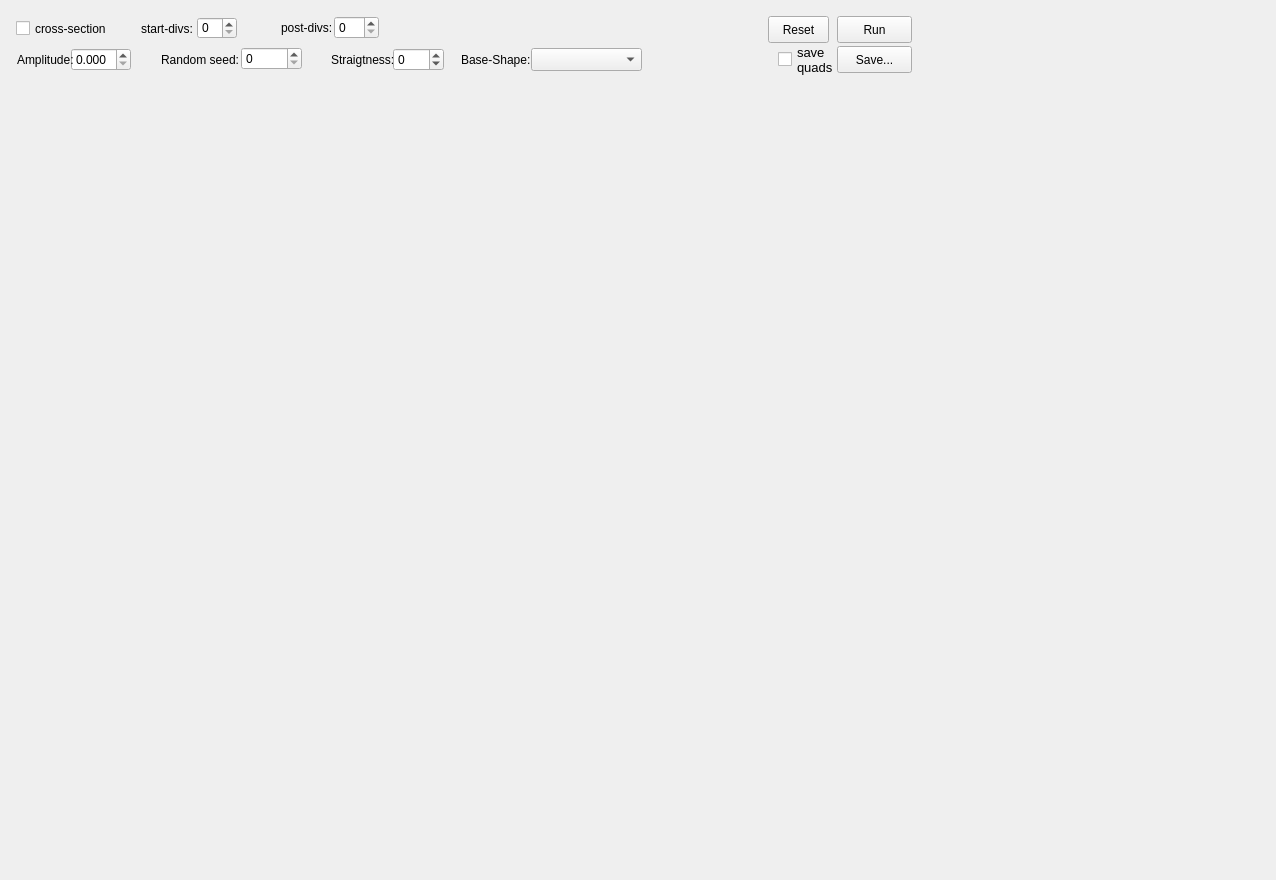
<?xml version="1.0" encoding="UTF-8"?>
<ui version="4.0">
 <class>MazeBallsClass</class>
 <widget class="QMainWindow" name="MazeBallsClass">
  <property name="geometry">
   <rect>
    <x>0</x>
    <y>0</y>
    <width>1276</width>
    <height>880</height>
   </rect>
  </property>
  <property name="windowTitle">
   <string>MazeBalls</string>
  </property>
  <widget class="QWidget" name="centralWidget">
   <layout class="QVBoxLayout" name="verticalLayout">
    <item>
     <widget class="QWidget" name="controls" native="true">
      <property name="minimumSize">
       <size>
        <width>400</width>
        <height>70</height>
       </size>
      </property>
      <widget class="QCheckBox" name="crossCheck">
       <property name="geometry">
        <rect>
         <x>5</x>
         <y>6</y>
         <width>120</width>
         <height>23</height>
        </rect>
       </property>
       <property name="text">
        <string>cross-section</string>
       </property>
      </widget>
      <widget class="QDoubleSpinBox" name="amplitudeSpinBox">
       <property name="geometry">
        <rect>
         <x>60</x>
         <y>37</y>
         <width>60</width>
         <height>23</height>
        </rect>
       </property>
       <property name="decimals">
        <number>3</number>
       </property>
       <property name="maximum">
        <double>1.000000000000000</double>
       </property>
       <property name="singleStep">
        <double>0.010000000000000</double>
       </property>
      </widget>
      <widget class="QLabel" name="label">
       <property name="geometry">
        <rect>
         <x>6</x>
         <y>39</y>
         <width>81</width>
         <height>19</height>
        </rect>
       </property>
       <property name="text">
        <string>Amplitude:</string>
       </property>
      </widget>
      <widget class="QSpinBox" name="randSeedSpinBox">
       <property name="geometry">
        <rect>
         <x>230</x>
         <y>36</y>
         <width>61</width>
         <height>23</height>
        </rect>
       </property>
       <property name="maximum">
        <number>10000</number>
       </property>
      </widget>
      <widget class="QLabel" name="label_2">
       <property name="geometry">
        <rect>
         <x>150</x>
         <y>39</y>
         <width>101</width>
         <height>19</height>
        </rect>
       </property>
       <property name="text">
        <string>Random seed:</string>
       </property>
      </widget>
      <widget class="QLabel" name="label_3">
       <property name="geometry">
        <rect>
         <x>320</x>
         <y>39</y>
         <width>90</width>
         <height>19</height>
        </rect>
       </property>
       <property name="text">
        <string>Straigtness:</string>
       </property>
      </widget>
      <widget class="QSpinBox" name="straightSpinBox">
       <property name="geometry">
        <rect>
         <x>382</x>
         <y>37</y>
         <width>51</width>
         <height>23</height>
        </rect>
       </property>
       <property name="minimum">
        <number>-1</number>
       </property>
      </widget>
      <widget class="QComboBox" name="shapeComboBox">
       <property name="geometry">
        <rect>
         <x>520</x>
         <y>37</y>
         <width>111</width>
         <height>23</height>
        </rect>
       </property>
      </widget>
      <widget class="QLabel" name="label_4">
       <property name="geometry">
        <rect>
         <x>450</x>
         <y>39</y>
         <width>101</width>
         <height>19</height>
        </rect>
       </property>
       <property name="text">
        <string>Base-Shape:</string>
       </property>
      </widget>
      <widget class="QPushButton" name="runBut">
       <property name="geometry">
        <rect>
         <x>826</x>
         <y>5</y>
         <width>75</width>
         <height>27</height>
        </rect>
       </property>
       <property name="text">
        <string>Run</string>
       </property>
      </widget>
      <widget class="QPushButton" name="saveBut">
       <property name="geometry">
        <rect>
         <x>826</x>
         <y>35</y>
         <width>75</width>
         <height>27</height>
        </rect>
       </property>
       <property name="text">
        <string>Save...</string>
       </property>
      </widget>
      <widget class="QLabel" name="label_5">
       <property name="geometry">
        <rect>
         <x>130</x>
         <y>8</y>
         <width>61</width>
         <height>19</height>
        </rect>
       </property>
       <property name="text">
        <string>start-divs:</string>
       </property>
      </widget>
      <widget class="QSpinBox" name="startDivsSpinBox">
       <property name="geometry">
        <rect>
         <x>186</x>
         <y>6</y>
         <width>40</width>
         <height>22</height>
        </rect>
       </property>
       <property name="minimum">
        <number>0</number>
       </property>
       <property name="maximum">
        <number>3</number>
       </property>
      </widget>
      <widget class="QLabel" name="label_6">
       <property name="geometry">
        <rect>
         <x>270</x>
         <y>7</y>
         <width>81</width>
         <height>19</height>
        </rect>
       </property>
       <property name="text">
        <string>post-divs:</string>
       </property>
      </widget>
      <widget class="QSpinBox" name="postDivsSpinBox">
       <property name="geometry">
        <rect>
         <x>323</x>
         <y>5</y>
         <width>45</width>
         <height>23</height>
        </rect>
       </property>
      </widget>
      <widget class="QCheckBox" name="saveQuadsCheckBox">
       <property name="geometry">
        <rect>
         <x>767</x>
         <y>33</y>
         <width>60</width>
         <height>31</height>
        </rect>
       </property>
       <property name="font">
        <font>
         <pointsize>10</pointsize>
        </font>
       </property>
       <property name="text">
        <string>save
quads</string>
       </property>
      </widget>
      <widget class="QPushButton" name="resetBut">
       <property name="geometry">
        <rect>
         <x>757</x>
         <y>5</y>
         <width>61</width>
         <height>27</height>
        </rect>
       </property>
       <property name="text">
        <string>Reset</string>
       </property>
      </widget>
     </widget>
    </item>
    <item>
     <widget class="GLWidget" name="glwidget" native="true">
      <property name="sizePolicy">
       <sizepolicy hsizetype="MinimumExpanding" vsizetype="MinimumExpanding">
        <horstretch>0</horstretch>
        <verstretch>0</verstretch>
       </sizepolicy>
      </property>
     </widget>
    </item>
   </layout>
  </widget>
 </widget>
 <layoutdefault spacing="6" margin="11"/>
 <customwidgets>
  <customwidget>
   <class>GLWidget</class>
   <extends>QWidget</extends>
   <header>MyLib/GLWidget.h</header>
   <container>1</container>
  </customwidget>
 </customwidgets>
 <resources>
  <include location="MazeBalls.qrc"/>
 </resources>
 <connections/>
</ui>
